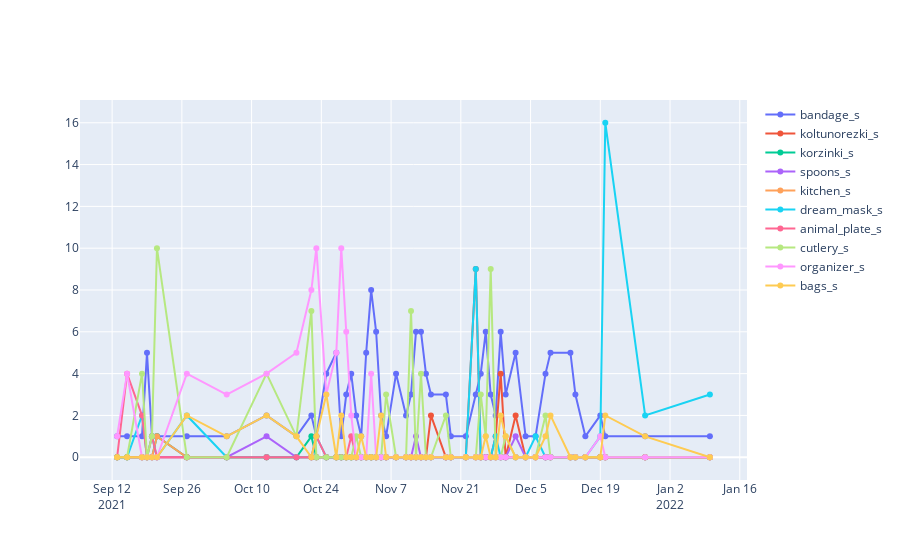

The notebook cell saved with this chart:
### Code cell
import plotly.graph_objects as go

plt.figure(figsize=(16, 6))
colors = ['blue', 'red', 'green', 'orange', 'yellow', 'pink', 'purple', 'brown', 'black']
colors = colors + [color for color in list(matplotlib.colors.cnames.keys()) if color not in colors]
fig = go.Figure()
for i, col in enumerate(tmp.columns[1:]):
    fig.add_trace(go.Scatter(x=tmp['day'], y=tmp[col],
                    mode='lines+markers', name=col))
fig.write_html("/Users/antonandreytsev/Desktop/plotly.html")
fig.show();
